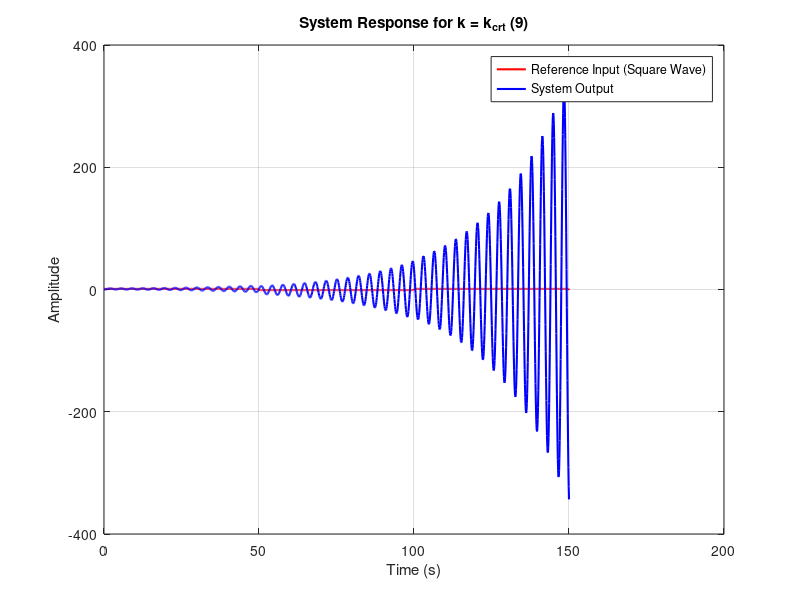

Reproduce this figure in MATLAB.
%%----PART 2)C.4----%%
clc; clear; close all;
% Define the transfer function of the open-loop system
s = tf('s');
G = 1 / ((s + 1) * (s + 1) * (s + 1));
% Critical gain (kcrt) found using Routh-Hurwitz criterion
kcrt = 9; % Example value, replace with actual calculated kcrt
% Closed-loop transfer function
sys_kcrt = (kcrt * G) / (1 + kcrt * G);
% Time vector
t = 0:0.1:150;
% Square wave input signal
u = square(2 * pi * 0.01 * t); 
% Simulate system response
[y, t_out] = lsim(sys_kcrt, u, t);
% Plot input and output
figure;
plot(t, u, 'r', 'LineWidth', 1.5); hold on;
plot(t_out, y, 'b', 'LineWidth', 1.5);
xlabel('Time (s)');
ylabel('Amplitude');
title(['System Response for k = k_{crt} (', num2str(kcrt), ')']);
legend('Reference Input (Square Wave)', 'System Output');
grid on;
